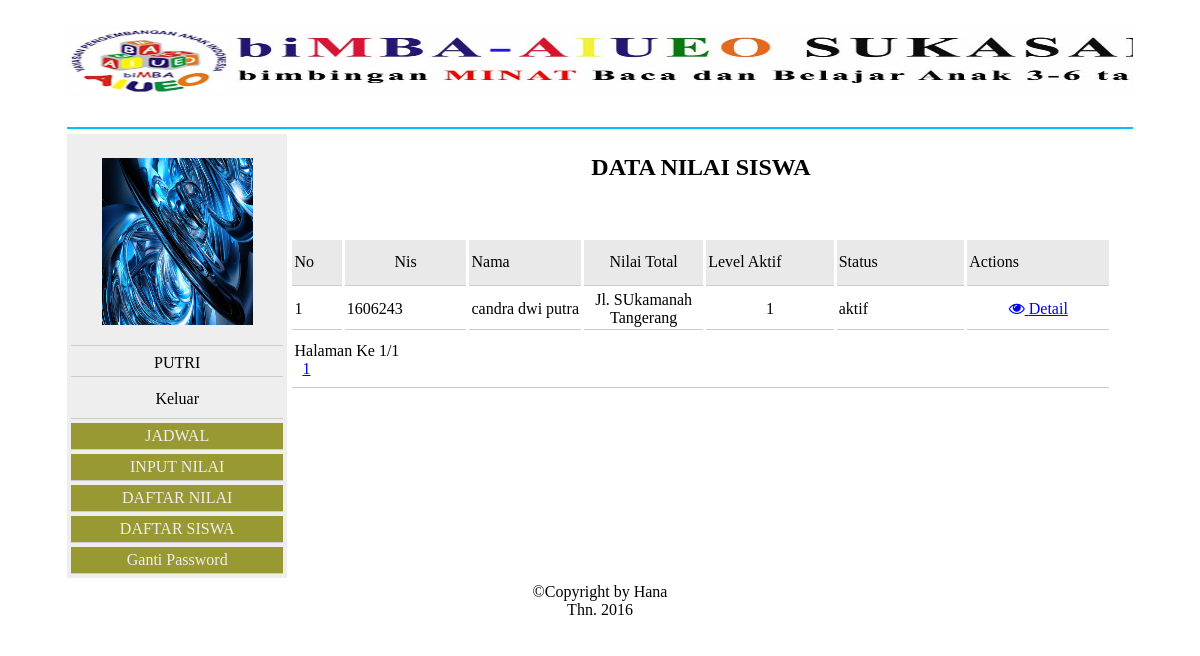
Before: /guru/?page=daftar_nilai (signed in) with the older database file.
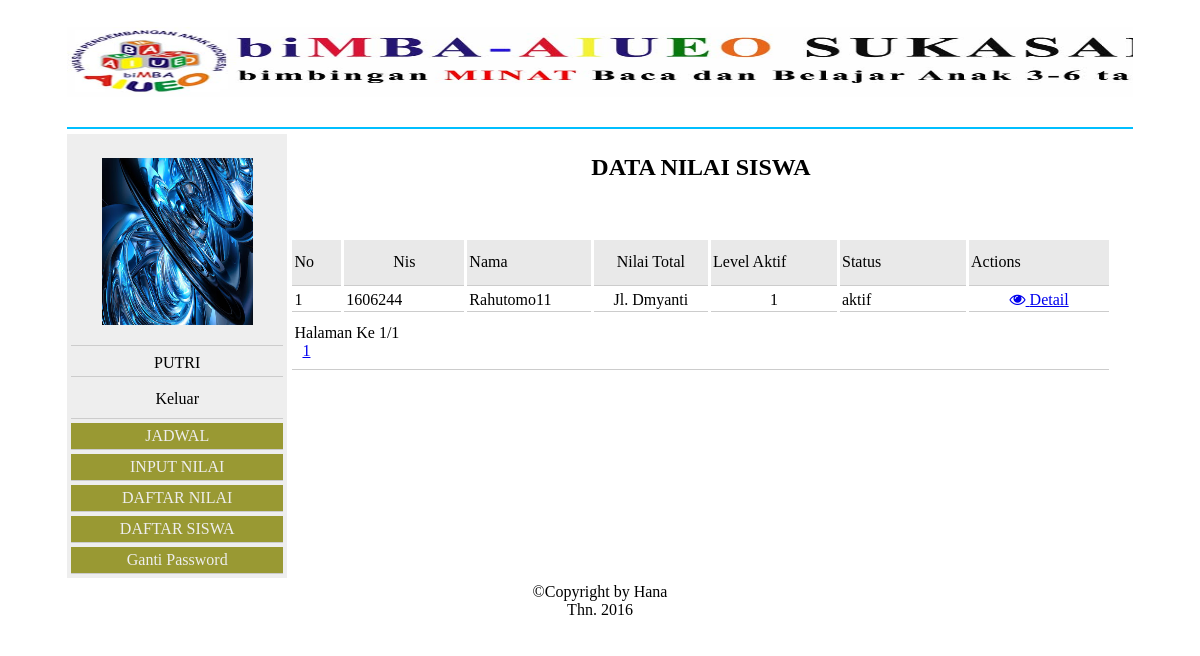
After: the same page with the newer database file.
### tables this page shows
CREATE TABLE IF NOT EXISTS `nilai` (
  `id_nilai` int(11) NOT NULL AUTO_INCREMENT,
  `tgl_input` date NOT NULL,
  `nip` varchar(15) NOT NULL,
  `nis` varchar(12) NOT NULL,
  `id_level` varchar(15) NOT NULL,
  `id_materi` varchar(12) NOT NULL,
  `jumlah_nilai` float NOT NULL,
  `grade` char(2) NOT NULL,
  `catatan` text NOT NULL,
  PRIMARY KEY (`id_nilai`)
);

CREATE TABLE IF NOT EXISTS `siswa` (
  `nis` varchar(12) NOT NULL,
  `nm_siswa` varchar(25) NOT NULL,
  `tmptlahir_siswa` varchar(20) NOT NULL,
  `tgllahir_siswa` date NOT NULL,
  `jns_kel` enum('laki-laki','perempuan') NOT NULL,
  `agama` varchar(10) NOT NULL,
  `alamat` text NOT NULL,
  `foto` text NOT NULL,
  `nm_ayah` varchar(25) NOT NULL,
  `agama_ayah` varchar(10) NOT NULL,
  `krj_ayah` varchar(25) NOT NULL,
  `no_ayah` varchar(12) NOT NULL,
  `nm_ibu` varchar(25) NOT NULL,
  `agama_ibu` varchar(10) NOT NULL,
  `krj_ibu` varchar(25) NOT NULL,
  `no_ibu` varchar(12) NOT NULL,
  `id_level` int(11) NOT NULL,
  `id_admin` int(11) NOT NULL,
  `status` varchar(20) NOT NULL,
  PRIMARY KEY (`nis`)
);

CREATE TABLE IF NOT EXISTS `materi` (
  `id_materi` int(11) NOT NULL AUTO_INCREMENT,
  `tgl_input` date NOT NULL,
  `materi` varchar(25) NOT NULL,
  `id_admin` int(11) NOT NULL,
  `id_level` int(11) NOT NULL,
  PRIMARY KEY (`id_materi`)
);

### guru/daftar_nilai.php (the view, shortened to what this page needs)
<h2 align="center">DATA NILAI SISWA</h2>
<br style="clear:both" />
<div id="boxtabel">
<table width="99%" cellpadding="2" align="center" cellspacing="3" border="0">
<tr bgcolor="#E9E9E9">
  <td width="30">No</td>
    <td width="80" height="41"><div align="center">Nis</div></td>
    <td width="73"><div align="">Nama</div></td>
    <td width="76"><div align="center">Nilai Total</div></td>
    <td width="84">Level Aktif</td>
    <td width="84">Status</td>
    <td width="94">Actions</td>
    </tr>
  <?php
  $no=1;
if(isset($_GET['hal'])){
$hal=$_GET['hal'];
}else{
$hal=1;
}
$max=25;
$dari=($hal*$max)-$max;
$str=mysql_query("select *,
(SELECT SUM(d.jumlah_nilai) from nilai d) as jml
	from nilai a
	left join siswa b on a.nis=b.nis
	inner join materi c on a.id_materi=c.id_materi
	GROUP BY a.nis
 limit $dari,$max");
while($dt_siswa=mysql_fetch_array($str)){
?>
  <tr>
    <td><?php echo $no; ?></td>
    <td><div align=""><?php echo $dt_siswa['nis']; ?></div></td>
    <td><div align=""><?php echo $dt_siswa['nm_siswa']; ?></div></td>
    <td><div align="center"><?php echo $dt_siswa['alamat']; ?></div></td>
    <td><div align="center"><?php echo $dt_siswa['id_level']; ?></div></td>
    <td><?php echo $dt_siswa['status']; ?></td>
    <td><div align="center"><a href="index.php?page=detail_nilai&nis=<?php echo $dt_siswa['nis'];  ?>"><i class="fa fa-eye"></i> Detail</a></div></td>
    </tr>
<?php $no++;
}
?>
<br />
<tr>
<td height="50" align="" colspan="10">
<?php
$str2=mysql_query("select * from nilai left join siswa
on nilai.nis=siswa.nis
");
$jml=mysql_num_rows($str2);
$hasil=ceil($jml/$max);
echo"Halaman Ke $hal/$hasil <br />";
for($a=1;$a<=$hasil;$a++){
	echo"&nbsp&nbsp<a href='?page=siswa&hal=$a'>$a</a>&nbsp&nbsp";
}
?>
</td>
</tr>
</table>
</div>

### guru/index.php (shortened to what this page needs)
<!DOCTYPE html PUBLIC "-//W3C//DTD XHTML 1.0 Transitional//EN" "http://www.w3.org/TR/xhtml1/DTD/xhtml1-transitional.dtd">
<html xmlns="http://www.w3.org/1999/xhtml">
<head>
<link rel="stylesheet" href="../asset/style-guru.css" />
<link href="../asset/fontawesome/css/font-awesome.min.css" rel="stylesheet" />
</head>
<body background="../logo/back2 copy.jpg">
<center>
 <div id="bodi">
 	<div id="logo"><H3><center><img src="../logo/logo2.jpg"" width="1150" height="70"/></center></H3></div>
 	<div id="sidebar">
    <?php
		if(!isset($_SESSION['nip-guru'])){
			include"menu-login.php";
		}else{
			include"menu_guru.php";
		}
	?>
    </div>
    <div id="konten"><?php
	if(isset($_SESSION['nip-guru'])){
    	if(isset($_GET['page'])){
			$menu=$_GET['page'];
			switch($menu){
				case"daftar_nilai":include"daftar_nilai.php";
				break;
			}
		}
	}else{
		include"beranda-login.php";
	}
	?></div>
    <div id="footer">&copy;Copyright by Hana<br />Thn. 2016</div>
 </div>
</center>
</body>
</html>

### guru/menu_guru.php
<table width="220" align="center" bgcolor="#EEEEEE" border="0" cellspacing="4" cellpadding="4">
  <tr>
    <td height="199" align="center"><a href="?page=foto"><img src="../gambar/guru/<?php echo $_SESSION['foto_guru'];  ?>" width="151" height="167" /></a></td>
  </tr>
    <tr>
    <td align="center"><?php echo strtoupper($_SESSION['nama-guru']);  ?></td>
  </tr>
  <tr>
    <td height="29"><div align="center"><a style="text-decoration:none; color:#000000;" href="proses-login-guru.php">Keluar</a></div></td>
  </tr>
  <tr>
    <td bgcolor="#999933" align="center"><a style="text-decoration:none; color:rgb(238,238,238);" href="?page=jadwal">JADWAL</a></td>
  </tr>
  <tr>
    <td bgcolor="#999933" align="center"><a style="text-decoration:none; color:rgb(238,238,238);" href="?page=nilai">INPUT NILAI</a></td>
  </tr>
  <tr>
    <td bgcolor="#999933" align="center"><a style="text-decoration:none; color:rgb(238,238,238);" href="?page=daftar_nilai">DAFTAR NILAI</a></td>
  </tr>
    <tr>
    <td bgcolor="#999933" align="center"><a style="text-decoration:none; color:rgb(238,238,238);" href="?page=daftar_siswa">DAFTAR SISWA</a></td>
  </tr>
    <tr>
    <td bgcolor="#999933" align="center"><a style="text-decoration:none; color:rgb(238,238,238);" href="?page=password">Ganti Password</a></td>
  </tr>
</table>

### asset/style-guru.css (style rules this page uses)
#bodi { width:90%; background:#FFF; overflow:hidden; padding-bottom:10px; }
#logo { width:100%; height:100px; border-bottom:solid 2px #00BFFF; text-align:left; }
#sidebar,#konten { float:left; text-align:left; margin-top:5px; }
#sidebar { width:20%; margin-right:5px; }
#konten { width:78%; }
#footer { margin-top:5px; text-align:center; }

### guru/daftar_nilai.php (style rules this page uses)
table tr td { border-bottom:1px #CCC solid; }

Changed rows visible on the page:
removed nilai: siswa.nis "1606243", siswa.nm_siswa "candra dwi putra", siswa.alamat "Jl. SUkamanah Tangerang", id_materi.id_level "1", siswa.status "aktif"
added nilai: siswa.nis "1606244", siswa.nm_siswa "Rahutomo11", siswa.alamat "Jl. Dmyanti", id_materi.id_level "1", siswa.status "aktif"
